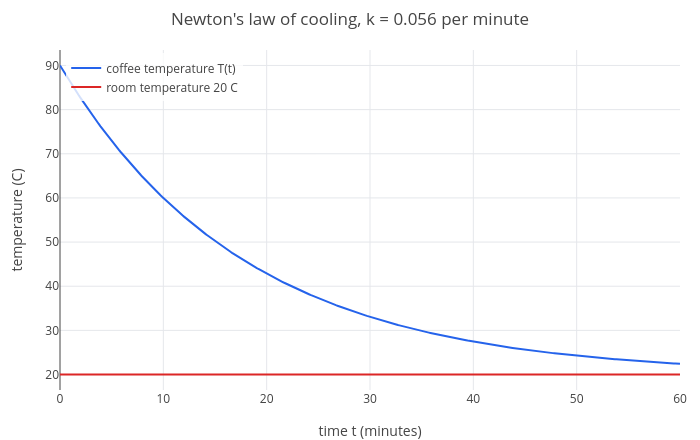

This figure's notebook cell:
### Markdown cell above
By hand: $70e^{-10k} + 20 = 60$ gives $e^{-10k} = 4/7$, so $k = -\log(4/7)/10 = \log(7/4)/10$, about 0.056 per
minute.

### Code cell
k = log(7/4)/10;
eval(k)
p = plot(T, 20, t, 0, 60);
p = legend(p, "coffee temperature T(t)", "room temperature 20 C");
labels(title(p, "Newton's law of cooling, k = 0.056 per minute"), "time t (minutes)", "temperature (C)")
clear

### Figure 1 — Plotly figure (JSON) as saved in the notebook; plotly's stock layout.template omitted (floating-point values rounded to 4 significant figures; data arrays with more than 128 entries replaced by an {"elided": "..."} marker saying what was removed)
{"data": [{"line": {"color": "#2563eb", "width": 2}, "mode": "lines", "name": "coffee temperature T(t)", "type": "scatter", "x": {"elided": "402 float values"}, "y": {"elided": "402 float values"}}, {"line": {"color": "#dc2626", "width": 2}, "mode": "lines", "name": "room temperature 20 C", "type": "scatter", "x": {"elided": "402 float values"}, "y": {"elided": "402 int values"}}], "layout": {"height": 440, "legend": {"bgcolor": "rgba(255,255,255,0.8)", "x": 0.01, "y": 0.99}, "margin": {"b": 50, "l": 60, "r": 20, "t": 50}, "showlegend": true, "title": {"text": "Newton's law of cooling, k = 0.056 per minute"}, "width": 700, "xaxis": {"title": {"text": "time t (minutes)"}, "zeroline": true}, "yaxis": {"range": [16.5, 93.5], "title": {"text": "temperature (C)"}, "zeroline": true}}}
